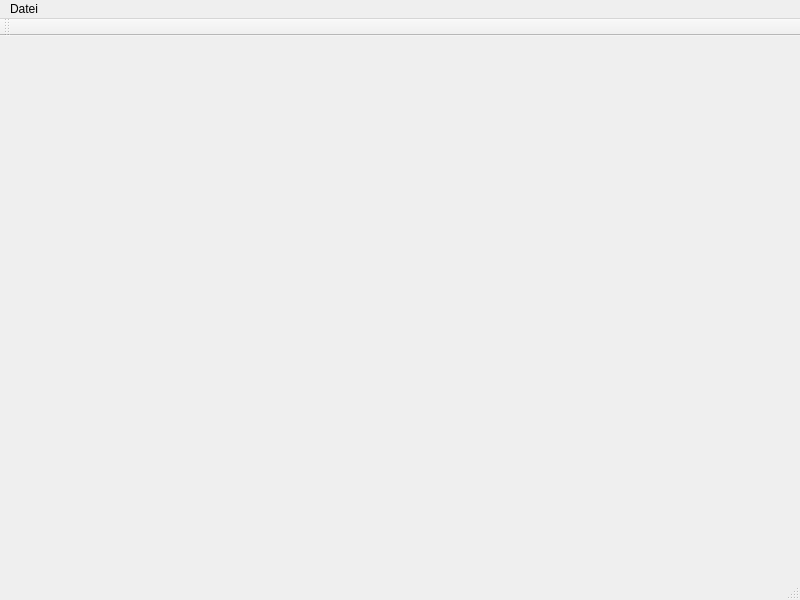
<?xml version="1.0" encoding="UTF-8"?>
<ui version="4.0">
 <class>MainWindow</class>
 <widget class="QMainWindow" name="MainWindow">
  <property name="geometry">
   <rect>
    <x>0</x>
    <y>0</y>
    <width>800</width>
    <height>600</height>
   </rect>
  </property>
  <property name="windowTitle">
   <string>MainWindow</string>
  </property>
  <widget class="QWidget" name="centralWidget">
   <widget class="QLabel" name="imageLabel">
    <property name="geometry">
     <rect>
      <x>0</x>
      <y>0</y>
      <width>800</width>
      <height>600</height>
     </rect>
    </property>
    <property name="text">
     <string/>
    </property>
   </widget>
  </widget>
  <widget class="QMenuBar" name="menuBar">
   <property name="geometry">
    <rect>
     <x>0</x>
     <y>0</y>
     <width>800</width>
     <height>26</height>
    </rect>
   </property>
   <widget class="QMenu" name="menuDatei">
    <property name="title">
     <string>Datei</string>
    </property>
    <addaction name="action_ffnen"/>
   </widget>
   <addaction name="menuDatei"/>
  </widget>
  <widget class="QToolBar" name="mainToolBar">
   <attribute name="toolBarArea">
    <enum>TopToolBarArea</enum>
   </attribute>
   <attribute name="toolBarBreak">
    <bool>false</bool>
   </attribute>
  </widget>
  <widget class="QStatusBar" name="statusBar"/>
  <action name="action_ffnen">
   <property name="text">
    <string>Öffnen</string>
   </property>
  </action>
 </widget>
 <layoutdefault spacing="6" margin="11"/>
 <resources/>
 <connections/>
</ui>
